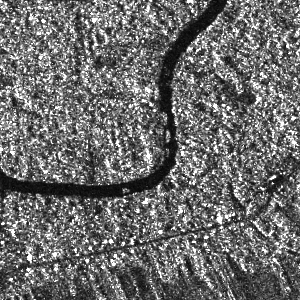
%> input picture Figure Scripts/ICEYE_5_ORIG.png, 300 x 300 px
$ octave msi_sidebyside_detail.m   (GNU Octave 9; MATLAB toolbox functions it lacks are replaced by stand-ins)
%> lines starting %> are read from the running program, lines starting %| are printed output that depends on the picture
%%%%%%%%%%%%%%%%%%%%%%%%%%%%%%%%%%%%%%%%%%%%%%%%%%%%%%%%%%%%%%%%%%%%%%%%%%%
% Side by side detail of SAR img & MSI output for figure
%
% Oct 2019
% O. Pappas
%%%%%%%%%%%%%%%%%%%%%%%%%%%%%%%%%%%%%%%%%%%%%%%%%%%%%%%%%%%%%%%%%%%%%%%%%%%

close all
clear all


im1 = imread('ICEYE_5_ORIG.png');
%> im1 is the input picture: size 300x300 uint8; min 5, max 255, mean 107.4
im2 = imread('ICEYE_5_MSI.png');
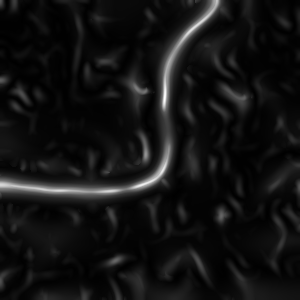
%> input picture Figure Scripts/ICEYE_5_MSI.png, 300 x 300 px
%> im2 is the input picture: size 300x300 uint8; min 0, max 255, mean 18.4

figure, imshow(im1,[]);
figure, imshow(im2,[]);

im1det = im1(60:209,130:204);
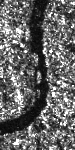
%> im1det: size 150x75 uint8; min 5, max 255, mean 101.8
figure, imshow(im1det,[]);
im2det = im2(60:209,130:204);
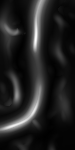
%> im2det: size 150x75 uint8; min 0, max 255, mean 34
figure, imshow(im2det,[]);

im1 = imread('ICEYE_9_ORIG.png');
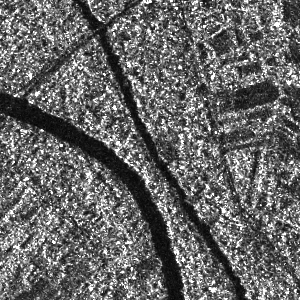
%> input picture Figure Scripts/ICEYE_9_ORIG.png, 300 x 300 px
%> im1 is the input picture: size 300x300 uint8; min 2, max 255, mean 102.1
im2 = imread('ICEYE_9_MSI.png');
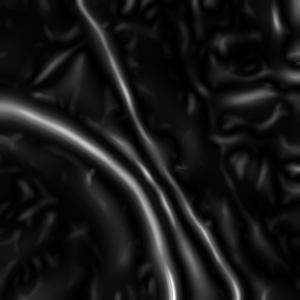
%> input picture Figure Scripts/ICEYE_9_MSI.png, 300 x 300 px
%> im2 is the input picture: size 300x300 uint8; min 0, max 255, mean 23.1

figure, imshow(im1,[]);
figure, imshow(im2,[]);

im1det = im1(110:259,90:164);
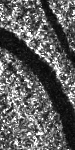
%> im1det: size 150x75 uint8; min 2, max 255, mean 93.9
figure, imshow(im1det,[]);
im2det = im2(110:259,90:164);
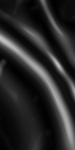
%> im2det: size 150x75 uint8; min 1, max 194, mean 40.1
figure, imshow(im2det,[]);
